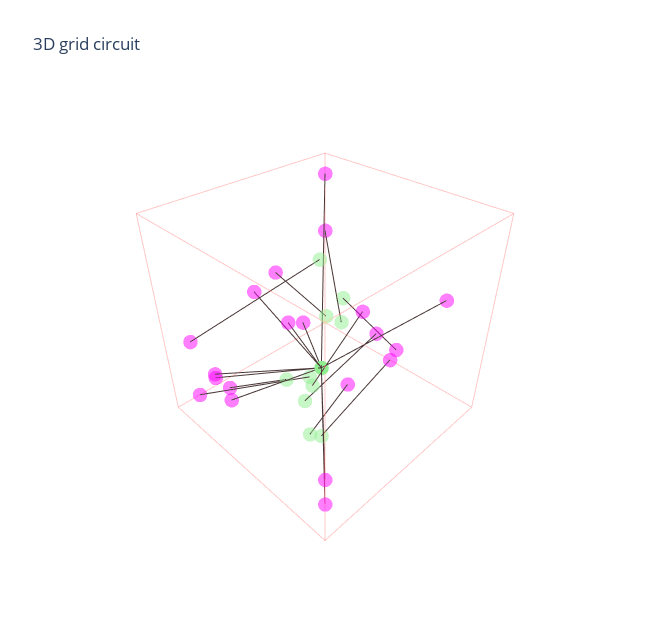

Notebook cell for this chart:
### Code cell
draw_main_circuit(make_gr(y_test, yhat));
